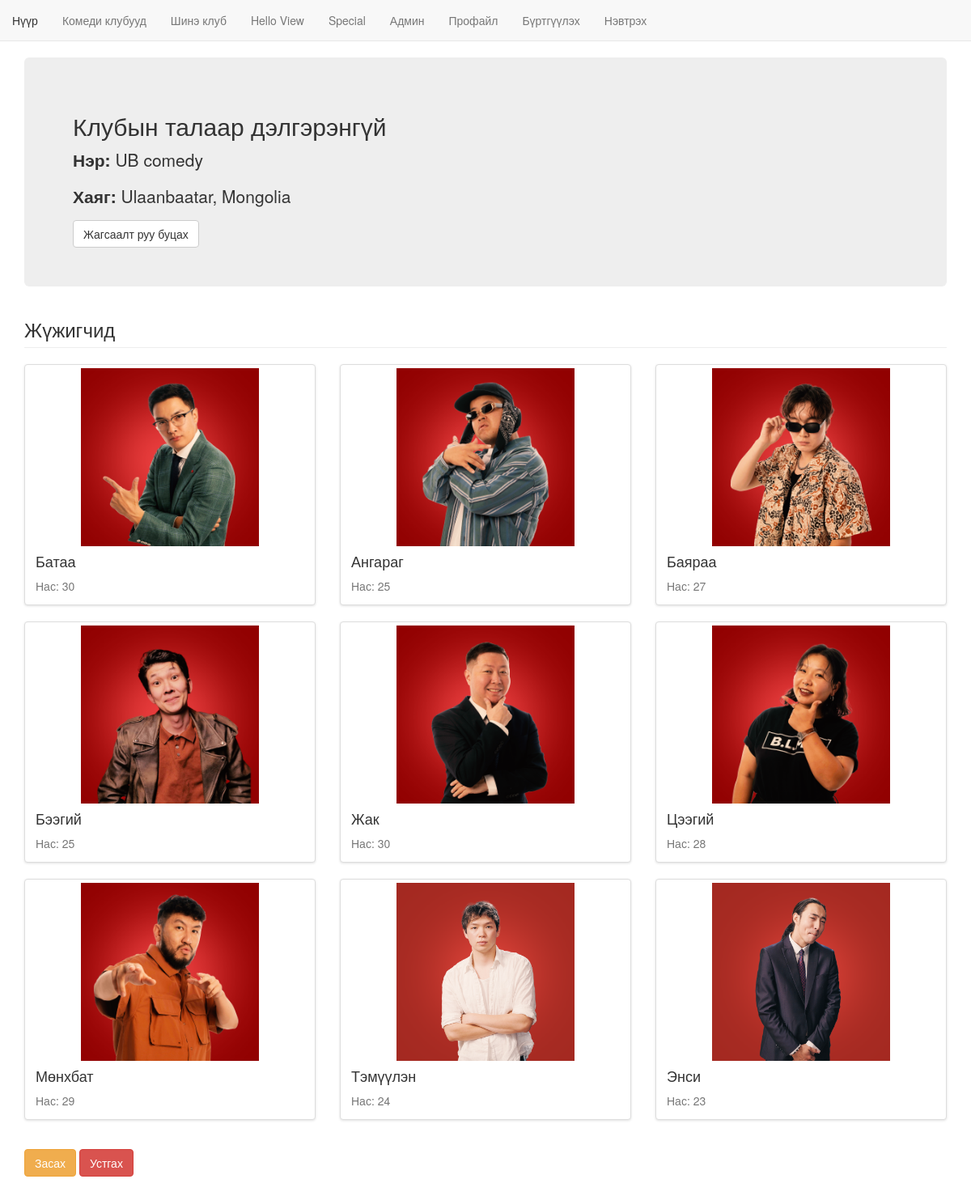
/basic_app/1/, run on the app's committed database.
### basic_app/models.py (models this page shows, shortened)
class Club(models.Model):
    name = models.CharField(max_length=256)
    location = models.CharField(max_length=256)

class Comedian(models.Model):
    name = models.CharField(max_length=256)
    age = models.PositiveIntegerField()
    image = models.ImageField(blank=True, null=True, upload_to='static/images')
    club = models.ForeignKey(
        Club, related_name='clubs', on_delete=models.CASCADE
    )

### basic_app/views.py (the view)
# urls.py: path('<pk>/', views.ClubDetailView.as_view(), name='detail'),
class ClubDetailView(DetailView):
    context_object_name = 'clubDetails'
    model = models.Club
    template_name = 'basic_app/club_detail.html'

### basic_app/templates/basic_app/club_detail.html
{% extends "basic_app/basic_app_base.html" %}
{% block body_block %}
<div class="jumbotron">
    <h2>Клубын талаар дэлгэрэнгүй</h2>
    <p><strong>Нэр:</strong> {{ clubDetails.name }}</p>
    <p><strong>Хаяг:</strong> {{ clubDetails.location }}</p>
    <a class="btn btn-default" href="{% url 'basic_app:list' %}">Жагсаалт руу буцах</a>
</div>
<h3 class="page-header">Жүжигчид</h3>
<div class="row">
    {% for comedian in clubDetails.clubs.all %}
        <div class="col-sm-6 col-md-4" style="margin-bottom: 20px;">
            <div class="thumbnail" style="margin-bottom: 0; box-shadow: 0 1px 3px rgba(0,0,0,.12);">
                {% if comedian.image %}
                    <a href="{{ comedian.image.url }}" target="_blank" rel="noopener">
                        <img src="{{ comedian.image.url }}" class="img-responsive center-block" alt="{{ comedian.name }}"
                             style="max-height: 220px; width: auto; object-fit: cover;">
                    </a>
                {% else %}
                    <div class="text-center text-muted" style="padding: 48px 12px; background: #f5f5f5;">
                        <span class="glyphicon glyphicon-user" aria-hidden="true" style="font-size: 48px;"></span>
                        <p style="margin-top: 8px; margin-bottom: 0;">Зураг байхгүй</p>
                    </div>
                {% endif %}
                <div class="caption">
                    <h4 style="margin-top: 0;">{{ comedian.name }}</h4>
                    <p class="text-muted" style="margin-bottom: 0;">Нас: {{ comedian.age }}</p>
                </div>
            </div>
        </div>
    {% empty %}
        <div class="col-xs-12">
            <p class="lead text-muted">Энэ клубт бүртгэлтэй жүжигчин алга.</p>
        </div>
    {% endfor %}
</div>
<div style="margin-top: 16px; margin-bottom: 24px;">
    <a class="btn btn-warning" href="{% url 'basic_app:update' pk=clubDetails.pk %}">Засах</a>
    <a class="btn btn-danger" href="{% url 'basic_app:delete' pk=clubDetails.pk %}">Устгах</a>
</div>
{% endblock %}

### basic_app/templates/basic_app/basic_app_base.html (shortened to what this page needs)
<!DOCTYPE html>
<html>
<head>
    <link rel="stylesheet" href="https://maxcdn.bootstrapcdn.com/bootstrap/3.3.7/css/bootstrap.min.css">
</head>
<body>
<nav class="navbar navbar-default navbar-static-top">
    <ul class="nav navbar-nav">
        <li><a class="navbar-link" href="{% url 'index' %}">Нүүр</a></li>
        <li><a class="navbar-link" href="{% url 'basic_app:list' %}">Комеди клубууд</a></li>
        <li><a class="navbar-link" href="{% url 'basic_app:create' %}">Шинэ клуб</a></li>
        <li><a class="navbar-link" href="{% url 'hello_django' %}">Hello View</a></li>
        <li><a class="navbar-link" href="{% url 'special' %}">Special</a></li>
        <li><a class="navbar-link" href="{% url 'admin:index' %}">Админ</a></li>
        <li><a class="navbar-link" href="{% url 'basic_app:profile' %}">Профайл</a></li>
        <li><a class="navbar-link" href="{% url 'basic_app:register' %}">Бүртгүүлэх</a></li>
        {% if user.is_authenticated %}
            <li><a class="navbar-link" href="{% url 'logout' %}">Гарах</a></li>
        {% else %}
            <li><a class="navbar-link" href="{% url 'basic_app:user_login' %}">Нэвтрэх</a></li>
        {% endif %}
    </ul>
</nav>
<div class="container">
    {% block body_block %}
    {% endblock %}
</div>
</body>
</html>

### data on the page
Club: name "UB comedy", location "Ulaanbaatar, Mongolia"
Comedian: image (picture), name "Батаа", age "30"
Comedian: image (picture), name "Ангараг", age "25"
Comedian: image (picture), name "Баяраа", age "27"
Comedian: image (picture), name "Бээгий", age "25"
Comedian: image (picture), name "Жак", age "30"
Comedian: image (picture), name "Цээгий", age "28"
Comedian: image (picture), name "Мөнхбат", age "29"
Comedian: image (picture), name "Тэмүүлэн", age "24"
Comedian: image (picture), name "Энси", age "23"
